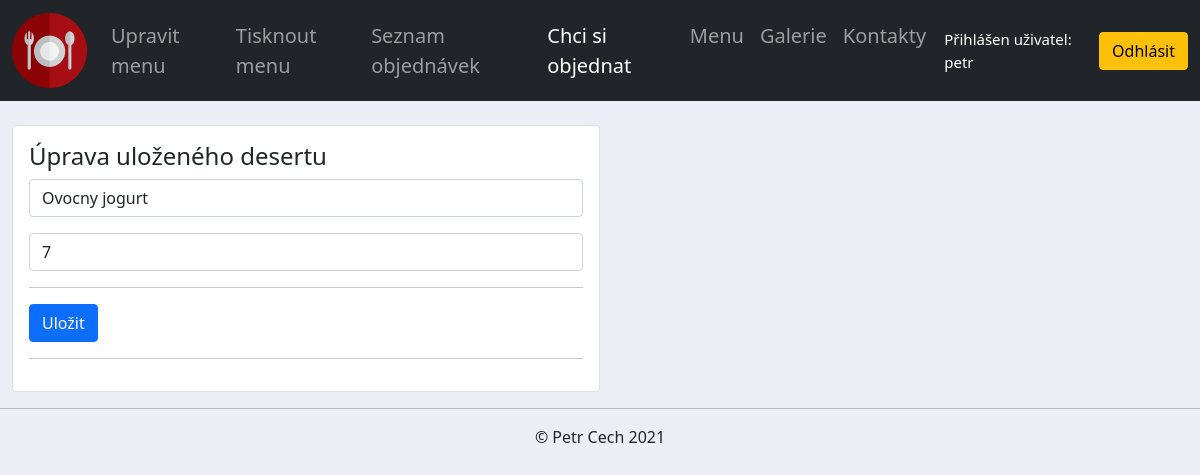
Before: /edit_desert/8/ (signed in) with the older database file.
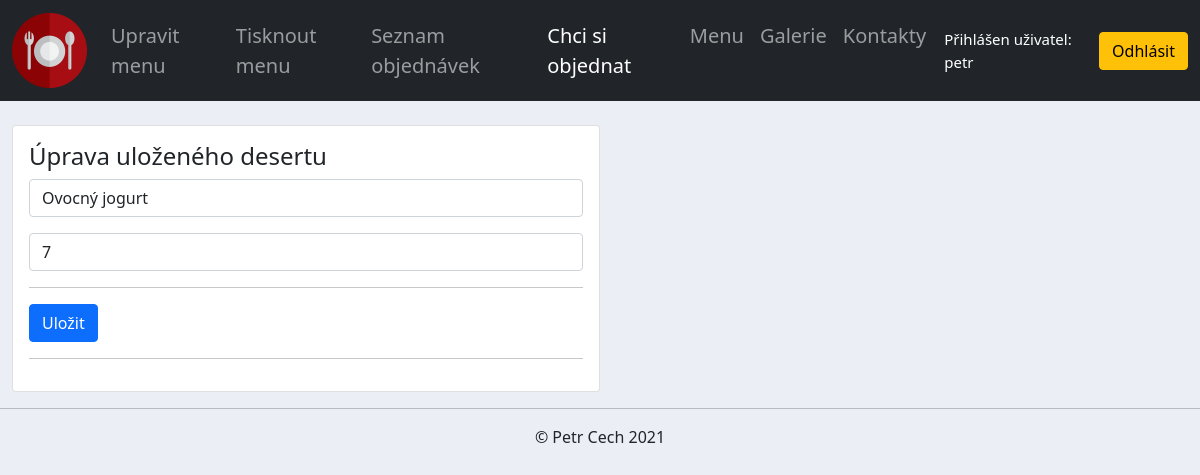
After: the same page with the newer database file.
### accounts/models.py (models this page shows, shortened)
class Desert(models.Model):
    name = models.CharField(max_length=200, null=True)
    alergens = models.CharField(max_length=200, null=True)

### accounts/views.py (the view)
# urls.py: path('edit_desert/<str:pk>/', views.editDesert, name='edit_desert'),
@login_required(login_url='login')
def editDesert(request, pk):
    menu = Menu.objects.last()
    desert = Desert.objects.get(id=pk)
    formDesert = EditDesertForm(instance=desert)
    if request.method == 'POST' and 'AddDesert' in request.POST:
        formDesert = EditDesertForm(request.POST, instance=desert)
        if formDesert.is_valid():
            formDesert.save()
            messages.success(request, f'Desert upraven!')
            return redirect('/edit_menu/1')
    context = {
        'menu': menu,
        'formDesert': formDesert,
        'desert': desert,
    }
    return render(request, 'accounts/edit_desert.html', context)

### accounts/forms.py
class EditDesertForm(ModelForm):
    class Meta:
        model = Desert
        fields = '__all__'

### accounts/templates/accounts/edit_desert.html (shortened to what this page needs)
{%  extends 'accounts/main.html' %}
{% load static %}
{% block content %}
<br>
<div class="col-md-6">
    <div class="card card-body">
        <h4>Úprava uloženého desertu</h4>
        <form action="" method="POST">
          <div class="mb-3">
            <input type="text" name="name" value="{{desert.name}}" maxlength="200" class="form-control" placeholder="Název" required="" id="id_name">
          </div>
          <div class="mb-3">
            <input type="text" name="alergens" value="{{desert.alergens}}" maxlength="200" class="form-control" placeholder="Alergeny" required="" id="id_alergens">
          </div>
            <hr>
            <input class="btn btn-primary btn-block" type="submit" name="AddDesert" value="Uložit">
            <hr>
        </form>
    </div>
</div>
{% endblock %}

Changed rows visible on the page:
changed Desert: name "Ovocny jogurt" → "Ovocný jogurt"
